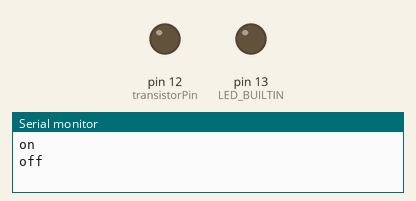
Bench run of a sketch on a simulated Arduino Uno, built with avr-gcc and run on an emulated ATmega328P. On the bench: output pins drawn as LEDs (lit = HIGH), the last lines printed to the serial monitor.

Above: at 5.1 s.
At 17.1 s:
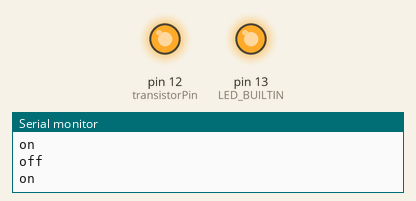
Timing chart, 0 to 18.6 s (numbered marks = the images above):
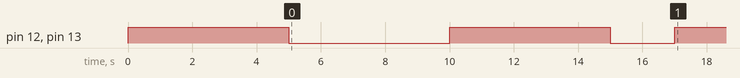

The sketch:

TimeDelay.ino
```cpp
// Based on an Adafruit RP2040 board, but any
// Feather board can do this...

int delayBeforeStarting5V = 10000;
int transistorPin = 12;

void setup() {
  Serial.begin(115200);
  pinMode( transistorPin, OUTPUT );
  pinMode( LED_BUILTIN, OUTPUT );

  digitalWrite( transistorPin, HIGH );
  digitalWrite( LED_BUILTIN, HIGH );
  Serial.println("on");
  delay(5000);
  digitalWrite( transistorPin, LOW );
  digitalWrite( LED_BUILTIN, LOW );
  Serial.println("off");
  delay( 5000 );
  digitalWrite( transistorPin, HIGH );
  digitalWrite( LED_BUILTIN, HIGH );
  Serial.println("on");

  digitalWrite( transistorPin, HIGH );
  digitalWrite( LED_BUILTIN, HIGH );
  Serial.println("on");
  delay(5000);
  digitalWrite( transistorPin, LOW );
  digitalWrite( LED_BUILTIN, LOW );
  Serial.println("off");
  delay( 2000 );
  digitalWrite( transistorPin, HIGH );
  digitalWrite( LED_BUILTIN, HIGH );
  Serial.println("on");
}

void loop() {
  // put your main code here, to run repeatedly:

}
```
